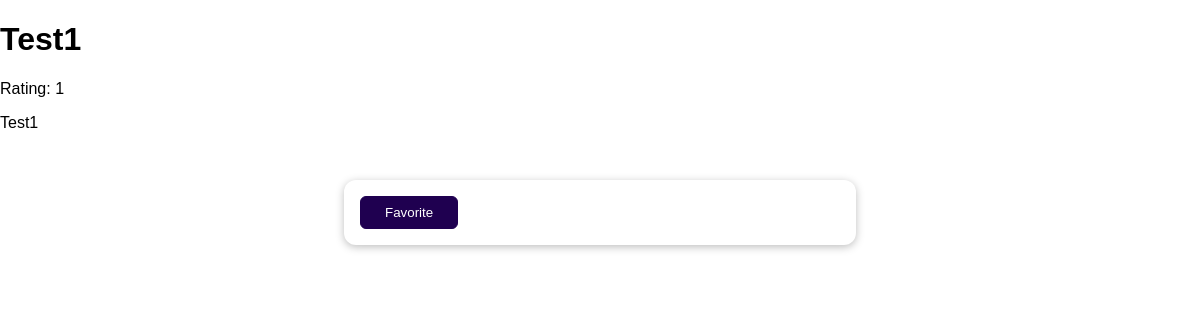
The page /reviews/1 on the database as committed earlier.
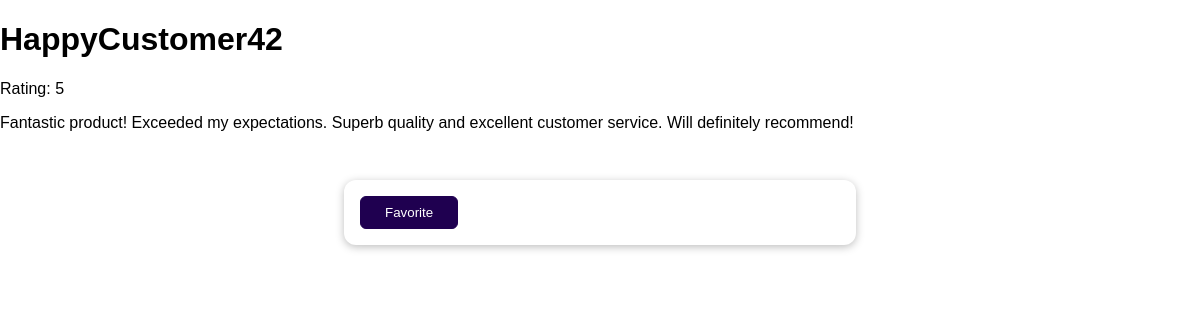
The same page on the database as committed later.
### reviews/models.py (models this page shows)
class Review(models.Model):
    user_name = models.CharField(max_length=100)
    review_text = models.TextField()
    rating = models.IntegerField()
    owner_comment = models.TextField(null=True)

### reviews/views.py (the view)
# urls.py: path('reviews/<int:pk>', views.SingleReviewView.as_view())
class SingleReviewView(DetailView):
    template_name = "reviews/single_review.html"
    model = Review
    def get_context_data(self, **kwargs):
        context = super().get_context_data(**kwargs)
        loaded_review = self.object
        request = self.request
        favorite_id = request.session.get("favorite_review")
        context["is_favorite"] = favorite_id == str(loaded_review.id)
        return context

### reviews/templates/reviews/single_review.html (shortened to what this page needs)
{% extends "reviews/base.html" %}
{% block content %}
<h1>{{ review.user_name }}</h1>
<p>Rating: {{ review.rating }}</p>
<p>{{ review.review_text }}</p>
{% if is_favorite %}
<p>This is my favorite!</p>
{% else %}
<form action="/reviews/favorite" method="POST">
  <button>Favorite</button>
</form>
{% endif %}
{% endblock %}

Rows that differ between the two databases and show on the page:
changed Review: user_name "Test1" → "HappyCustomer42"; rating "1" → "5"; review_text "Test1" → "Fantastic product! Exceeded my expectations. Superb quality and excellent customer service. Will definitely recommend!"
